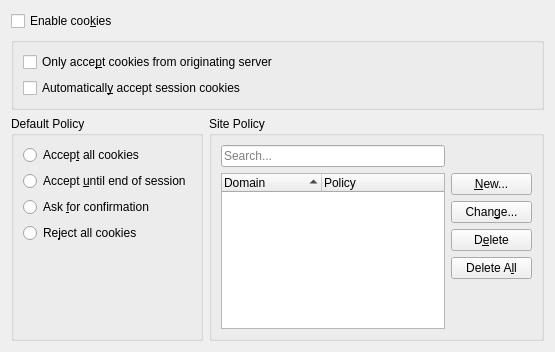
<?xml version="1.0" encoding="UTF-8"?>
<ui version="4.0">
 <class>KCookiePoliciesUI</class>
 <widget class="QWidget" name="KCookiePoliciesUI">
  <property name="geometry">
   <rect>
    <x>0</x>
    <y>0</y>
    <width>555</width>
    <height>352</height>
   </rect>
  </property>
  <layout class="QGridLayout" name="gridLayout_2">
   <item row="0" column="0">
    <widget class="QCheckBox" name="cbEnableCookies">
     <property name="whatsThis">
      <string>&lt;qt&gt;
&lt;p&gt;Enable cookie support. Normally you will want to have cookie support enabled and customize it to suit your privacy needs.&lt;/p&gt;&lt;p&gt;
Please note that disabling cookie support might make many web sites unbrowsable.&lt;/p&gt;
&lt;/qt&gt;</string>
     </property>
     <property name="text">
      <string>Enable coo&amp;kies</string>
     </property>
    </widget>
   </item>
   <item row="1" column="0" colspan="2">
    <widget class="QGroupBox" name="bgPreferences">
     <layout class="QVBoxLayout">
      <item>
       <widget class="QCheckBox" name="cbRejectCrossDomainCookies">
        <property name="whatsThis">
         <string>&lt;qt&gt;
Reject the so called third-party cookies. These are cookies that originate from a site other than the one you are currently browsing. For example, if you visit &lt;b&gt;www.foobar.com&lt;/b&gt; while this option is on, only cookies that originate from www.foobar.com will be processed per your settings. Cookies from any other site will be rejected. This reduces the chances of site operators compiling a profile about your daily browsing habits.
&lt;/qt&gt;</string>
        </property>
        <property name="text">
         <string>Only acce&amp;pt cookies from originating server</string>
        </property>
       </widget>
      </item>
      <item>
       <widget class="QCheckBox" name="cbAutoAcceptSessionCookies">
        <property name="whatsThis">
         <string>&lt;p&gt;
Automatically accept temporary cookies meant to expire at the end of the current session. Such cookies will not be stored in your computer's hard drive or storage device. Instead, they are deleted when you close all applications (e.g. your browser) that use them.&lt;/p&gt;&lt;p&gt;&lt;u&gt;NOTE&lt;/u&gt; Checking this option overrides your default as well as site specific cookie policies for session cookies.&lt;/p&gt;</string>
        </property>
        <property name="text">
         <string>Automaticall&amp;y accept session cookies</string>
        </property>
       </widget>
      </item>
     </layout>
    </widget>
   </item>
   <item row="2" column="0">
    <widget class="QGroupBox" name="bgDefault">
     <property name="whatsThis">
      <string>&lt;qt&gt;
Determines how cookies received from a remote machine will be handled: 
&lt;ul&gt;
&lt;li&gt;&lt;b&gt;Ask&lt;/b&gt; will cause KDE to ask for your confirmation whenever a server wants to set a cookie.&lt;/li&gt;
&lt;li&gt;&lt;b&gt;Accept&lt;/b&gt; will cause cookies to be accepted without prompting you.&lt;/li&gt;
&lt;li&gt;&lt;b&gt;Accept until end of session&lt;/b&gt; will cause cookies to be accepted but they will expire at the end of the session.&lt;/li&gt;
&lt;li&gt;&lt;b&gt;Reject&lt;/b&gt; will cause the cookiejar to refuse all cookies it receives.&lt;/li&gt;
&lt;/ul&gt;&lt;p&gt;
&lt;u&gt;NOTE:&lt;/u&gt; Domain specific policies, which can be set below, always take precedence over the default policy.&lt;/p&gt;
&lt;/qt&gt;</string>
     </property>
     <property name="title">
      <string>Default Policy</string>
     </property>
     <layout class="QVBoxLayout">
      <item>
       <widget class="QRadioButton" name="rbPolicyAccept">
        <property name="text">
         <string>Accep&amp;t all cookies</string>
        </property>
       </widget>
      </item>
      <item>
       <widget class="QRadioButton" name="rbPolicyAcceptForSession">
        <property name="text">
         <string>Accept &amp;until end of session</string>
        </property>
       </widget>
      </item>
      <item>
       <widget class="QRadioButton" name="rbPolicyAsk">
        <property name="text">
         <string>Ask &amp;for confirmation</string>
        </property>
       </widget>
      </item>
      <item>
       <widget class="QRadioButton" name="rbPolicyReject">
        <property name="text">
         <string>Re&amp;ject all cookies</string>
        </property>
       </widget>
      </item>
      <item>
       <spacer name="verticalSpacer">
        <property name="orientation">
         <enum>Qt::Vertical</enum>
        </property>
        <property name="sizeHint" stdset="0">
         <size>
          <width>20</width>
          <height>40</height>
         </size>
        </property>
       </spacer>
      </item>
     </layout>
    </widget>
   </item>
   <item row="2" column="1">
    <widget class="QGroupBox" name="gbDomainSpecific">
     <property name="whatsThis">
      <string>&lt;qt&gt;
To add a new policy, simply click on the &lt;b&gt;Add...&lt;/b&gt; button and supply the necessary information. To change an existing policy, use the &lt;b&gt;Change...&lt;/b&gt; button and choose the new policy from the policy dialog box. Clicking on the &lt;b&gt;Delete&lt;/b&gt; button will remove the currently selected policy causing the default policy setting to be used for that domain, whereas &lt;b&gt;Delete All&lt;/b&gt; will remove all the site specific policies.
&lt;/qt&gt;</string>
     </property>
     <property name="title">
      <string>Site Policy</string>
     </property>
     <layout class="QGridLayout" name="gridLayout">
      <item row="0" column="0">
       <widget class="KTreeWidgetSearchLine" name="kListViewSearchLine">
        <property name="enabled">
         <bool>true</bool>
        </property>
        <property name="toolTip">
         <string>Search interactively for domains</string>
        </property>
        <property name="placeholderText">
         <string>Search...</string>
        </property>
       </widget>
      </item>
      <item row="1" column="0" rowspan="5">
       <widget class="QTreeWidget" name="policyTreeWidget">
        <property name="whatsThis">
         <string>&lt;qt&gt;
List of sites for which you have set a specific cookie policy. Specific policies override the default policy setting for these sites.
&lt;/qt&gt;</string>
        </property>
        <property name="selectionMode">
         <enum>QAbstractItemView::ExtendedSelection</enum>
        </property>
        <property name="rootIsDecorated">
         <bool>false</bool>
        </property>
        <property name="sortingEnabled">
         <bool>true</bool>
        </property>
        <property name="allColumnsShowFocus">
         <bool>true</bool>
        </property>
        <column>
         <property name="text">
          <string>Domain</string>
         </property>
        </column>
        <column>
         <property name="text">
          <string>Policy</string>
         </property>
        </column>
       </widget>
      </item>
      <item row="1" column="1">
       <widget class="QPushButton" name="pbNew">
        <property name="text">
         <string>&amp;New...</string>
        </property>
       </widget>
      </item>
      <item row="2" column="1">
       <widget class="QPushButton" name="pbChange">
        <property name="text">
         <string>Chan&amp;ge...</string>
        </property>
       </widget>
      </item>
      <item row="3" column="1">
       <widget class="QPushButton" name="pbDelete">
        <property name="text">
         <string>D&amp;elete</string>
        </property>
       </widget>
      </item>
      <item row="4" column="1">
       <widget class="QPushButton" name="pbDeleteAll">
        <property name="text">
         <string>Delete A&amp;ll</string>
        </property>
       </widget>
      </item>
      <item row="5" column="1">
       <spacer>
        <property name="orientation">
         <enum>Qt::Vertical</enum>
        </property>
        <property name="sizeType">
         <enum>QSizePolicy::Expanding</enum>
        </property>
        <property name="sizeHint" stdset="0">
         <size>
          <width>81</width>
          <height>47</height>
         </size>
        </property>
       </spacer>
      </item>
     </layout>
    </widget>
   </item>
  </layout>
 </widget>
 <customwidgets>
  <customwidget>
   <class>KTreeWidgetSearchLine</class>
   <extends>QLineEdit</extends>
   <header>ktreewidgetsearchline.h</header>
  </customwidget>
 </customwidgets>
 <resources/>
 <connections/>
</ui>
